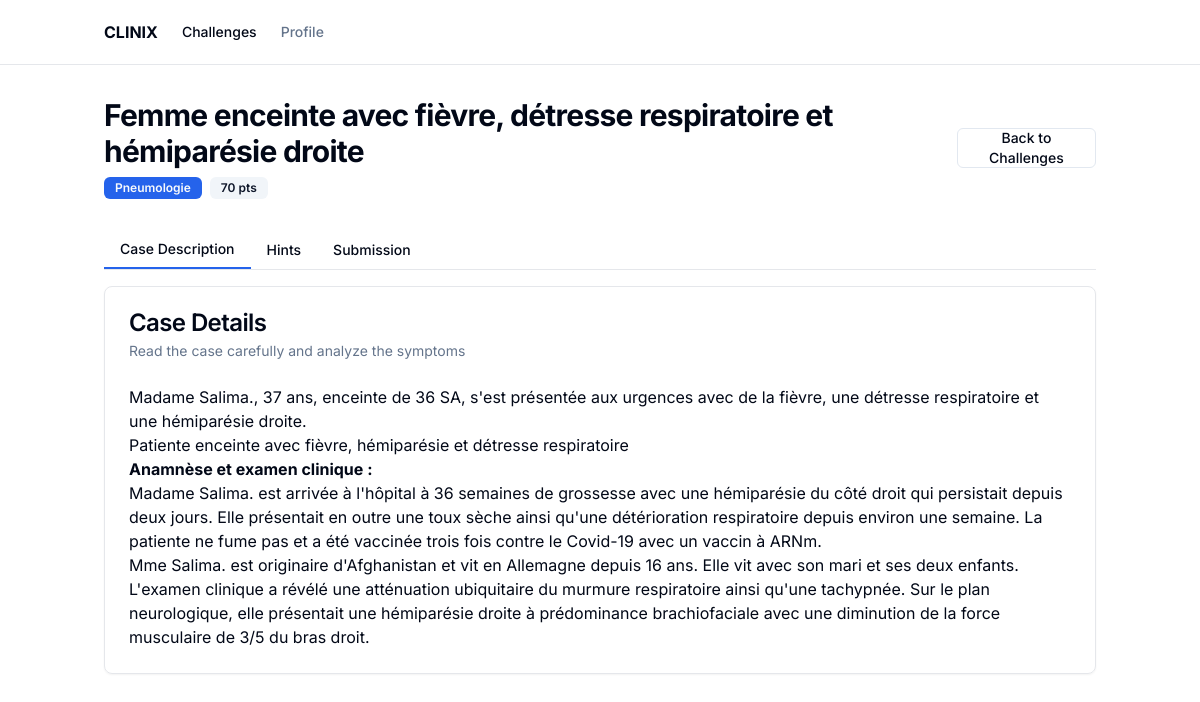
The app's page /challenges/8/ (signed in) with its own data.
### core/models.py (models this page shows, shortened)
class Challenge(models.Model):
    title = models.CharField(max_length=255)
    description = models.TextField()
    points = models.IntegerField()
    type = models.CharField(max_length=50)
    difficulty = models.CharField(max_length=50)
    solved_by = models.ManyToManyField(CustomUser, related_name='solved_challenges', blank=True)
    author = models.ForeignKey(CustomUser, on_delete=models.CASCADE, related_name='created_challenges' , default=None, null=True)
    is_visible = models.BooleanField(default=True)

### core/views.py (the view, shortened to what this page needs)
# urls.py: path('challenges/<int:pk>/', views.challenge_details, name='challenge_details'),
@login_required
def challenge_details(request , pk):
    challenge = Challenge.objects.get(pk=pk)  # Assuming you have a Challenge model
    is_submitted = False
    hints = challenge.hint_set.all()
    if request.user.is_authenticated:
        is_submitted = Submission.objects.filter(user=request.user, challenge=challenge).exists()
    else:
        is_submitted = False
    return render(request, 'core/challenge_details.html', {'challenge': challenge, 'hints': hints , 'is_submitted': is_submitted})

### core/templates/core/challenge_details.html (shortened to what this page needs)
<html lang="en">
<head>
  <script src="https://cdn.tailwindcss.com"></script>
</head>
<body class="bg-background text-foreground">
  <div class="flex min-h-screen flex-col">
    <header class="sticky top-0 z-50 w-full border-b bg-background">
      <div class="container mx-auto flex h-16 items-center justify-between px-4">
        <div class="flex items-center gap-6">
          <a href="{% url "core:index" %}" class="flex items-center gap-2">
            <span class="font-bold">CLINIX</span>
          </a>
          <nav class="hidden md:flex gap-6">
            <a href="{% url "core:challenges" %}" class="text-sm font-medium text-foreground transition-colors hover:text-primary">
              Challenges
            </a>
            <a href="{% url "core:profile" %}" class="text-sm font-medium text-muted-foreground transition-colors hover:text-primary">
              Profile
            </a>
          </nav>
        </div>
      </div>
    </header>
    <main class="flex-1">
      <div class="container mx-auto py-8 px-4">
        <div class="flex items-center justify-between mb-8">
          <div>
            <h1 class="text-3xl font-bold tracking-tight">{{challenge.title}}</h1>
            <div class="flex items-center gap-2 mt-2">
              <span class="inline-flex items-center rounded-md border px-2.5 py-0.5 text-xs font-semibold transition-colors focus:outline-none focus:ring-2 focus:ring-ring focus:ring-offset-2 border-transparent bg-primary text-primary-foreground hover:bg-primary/80">{{challenge.type}}</span>
              <span class="inline-flex items-center rounded-md border px-2.5 py-0.5 text-xs font-semibold transition-colors focus:outline-none focus:ring-2 focus:ring-ring focus:ring-offset-2 border-transparent bg-secondary text-secondary-foreground">{{challenge.points}} pts</span>
            </div>
          </div>
          <a href="{% url "core:challenges" %}">
            <button class="inline-flex items-center justify-center rounded-md text-sm font-medium ring-offset-background transition-colors focus-visible:outline-none focus-visible:ring-2 focus-visible:ring-ring focus-visible:ring-offset-2 disabled:pointer-events-none disabled:opacity-50 border border-input bg-background hover:bg-accent hover:text-accent-foreground h-10 px-4 py-2">Back to Challenges</button>
          </a>
        </div>
        <div class="space-y-4">
          <div class="border-b">
            <div class="flex">
              <button id="tab-case" class="px-4 py-2 text-sm font-medium text-center bg-background border-b-2 border-primary" onclick="showTab('case')">Case Description</button>
              <button id="tab-hints" class="px-4 py-2 text-sm font-medium text-center" onclick="showTab('hints')">Hints</button>
              <button id="tab-submission" class="px-4 py-2 text-sm font-medium text-center" onclick="showTab('submission')">Submission</button>
            </div>
          </div>
          <div id="content-case" class="mt-4">
            <div class="rounded-lg border bg-card text-card-foreground shadow-sm">
              <div class="flex flex-col space-y-1.5 p-6">
                <h3 class="text-2xl font-semibold leading-none tracking-tight">Case Details</h3>
                <p class="text-sm text-muted-foreground">Read the case carefully and analyze the symptoms</p>
              </div>
              <div class="p-6 pt-0 space-y-4">
                  {{challenge.description | safe}}
              </div>
            </div>
          </div>
        </div>
      </div>
    </main>
        </div>
</body>
</html>

### core/templates/core/challenge_details.html (style rules this page uses)
body { font-family: 'Inter', sans-serif; }

### records on screen
Challenge: title "Femme enceinte avec fièvre, détresse respiratoire et hémiparésie droite", type "Pneumologie", points "70", description "Madame Salima., 37 ans, enceinte de 36 SA, s'est présentée aux urgences avec de la fièvre, une détresse respiratoire et une hémiparésie droite. Patiente enceinte avec fièvre, hémiparésie et détresse respiratoire Anamnèse et examen clinique : Madame Salima. est arrivée à l'hôpital à 36 semaines de grossesse avec une hémiparésie du côté droit qui persistait depuis deux jours. Elle présentait en outre une toux sèche ainsi qu'une détérioration respiratoire depuis environ une semaine. La patiente ne fume pas et a été vaccinée trois fois contre le Covid-19 avec un vaccin à ARNm. Mme Salima. est originaire d'Afghanistan et vit en Allemagne depuis 16 ans. Elle vit avec son mari et ses deux enfants.…"
